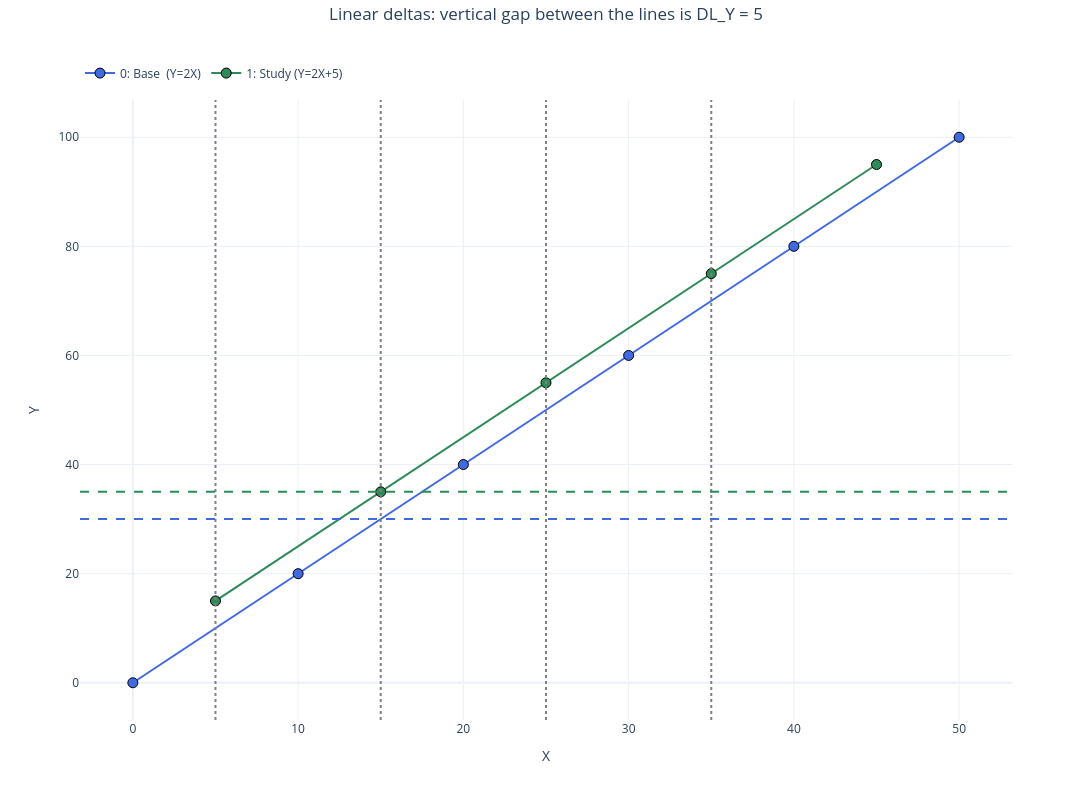

Notebook source saved alongside this figure:
### Markdown cell above
### Visualizing the linear deltas

With no `reg_order` set, `delta()` interpolates **piecewise-linearly** through the raw
points &mdash; so the connecting line you see between markers *is* the curve the deltas are
read from. We use `line()` to highlight the comparison:

- dashed **gray vertical** lines mark the four `x_ins` query points where deltas are taken;
- the dashed **horizontal** lines at `X = 15` sit on the base value (`30`) and study value
  (`35`), so the gap between them is exactly `DL_Y = 5` (constant here, since the lines are
  parallel).

### Code cell
# Plot only the base + study sets (skip the delta sets created above).
uc.line('all', 'clear')
uc.select([0, 1])
uc.color(0, 'royalblue'); uc.color(1, 'seagreen')
uc.marker('all', 'o'); uc.linestyle('all', '-')   # markers joined by the linear interpolation

for xv in x_query:                                  # where each delta is evaluated
    uc.line('X', xv, color='gray', linestyle=':')
uc.line('Y', 2 * 15,     color='royalblue', linestyle='--')   # base  Y(15) = 30
uc.line('Y', 2 * 15 + 5, color='seagreen',  linestyle='--')   # study Y(15) = 35  ->  gap = DL_Y = 5

fig = uc.plot('X', 'Y', suptitle='Linear deltas: vertical gap between the lines is DL_Y = 5')
uc.line('all', 'clear')   # reset decorations for later plots
fig

### Figure 1 — Plotly figure (JSON) as saved in the notebook; plotly's stock layout.template omitted (floating-point values rounded to 4 significant figures)
{"data": [{"hovertemplate": "<b><u>Set: 0</u></b><br><b>Base  (Y=2X)</b><br>X: %{x:.2f}<br>Y: %{y:.2f}<extra></extra>", "legendgroup": "group_0", "line": {"color": "royalblue", "dash": "solid", "width": 2}, "marker": {"color": "royalblue", "line": {"color": "black", "width": 1}, "opacity": 1, "size": 10, "symbol": "circle"}, "mode": "lines+markers", "name": "0: Base  (Y=2X)", "showlegend": true, "type": "scatter", "x": [0.0, 10.0, 20.0, 30.0, 40.0, 50.0], "xaxis": "x", "y": [0.0, 20.0, 40.0, 60.0, 80.0, 100.0], "yaxis": "y"}, {"hovertemplate": "<b><u>Set: 1</u></b><br><b>Study (Y=2X+5)</b><br>X: %{x:.2f}<br>Y: %{y:.2f}<extra></extra>", "legendgroup": "group_1", "line": {"color": "seagreen", "dash": "solid", "width": 2}, "marker": {"color": "seagreen", "line": {"color": "black", "width": 1}, "opacity": 1, "size": 10, "symbol": "circle"}, "mode": "lines+markers", "name": "1: Study (Y=2X+5)", "showlegend": true, "type": "scatter", "x": [5.0, 15.0, 25.0, 35.0, 45.0], "xaxis": "x", "y": [15.0, 35.0, 55.0, 75.0, 95.0], "yaxis": "y"}], "layout": {"height": 800, "legend": {"orientation": "h", "x": 0, "xanchor": "left", "y": 1.02, "yanchor": "bottom"}, "margin": {"r": 80, "t": 100}, "shapes": [{"line": {"color": "gray", "dash": "dot"}, "type": "line", "x0": 5, "x1": 5, "xref": "x", "y0": 0, "y1": 1, "yref": "y domain"}, {"line": {"color": "gray", "dash": "dot"}, "type": "line", "x0": 15, "x1": 15, "xref": "x", "y0": 0, "y1": 1, "yref": "y domain"}, {"line": {"color": "gray", "dash": "dot"}, "type": "line", "x0": 25, "x1": 25, "xref": "x", "y0": 0, "y1": 1, "yref": "y domain"}, {"line": {"color": "gray", "dash": "dot"}, "type": "line", "x0": 35, "x1": 35, "xref": "x", "y0": 0, "y1": 1, "yref": "y domain"}, {"line": {"color": "royalblue", "dash": "dash"}, "type": "line", "x0": 0, "x1": 1, "xref": "x domain", "y0": 30, "y1": 30, "yref": "y"}, {"line": {"color": "seagreen", "dash": "dash"}, "type": "line", "x0": 0, "x1": 1, "xref": "x domain", "y0": 35, "y1": 35, "yref": "y"}], "showlegend": true, "title": {"text": "Linear deltas: vertical gap between the lines is DL_Y = 5", "x": 0.5, "xanchor": "center", "y": 0.99, "yanchor": "top", "yref": "container"}, "width": 1200, "xaxis": {"anchor": "y", "domain": [0, 1], "title": {"standoff": 15, "text": "X"}}, "yaxis": {"anchor": "x", "domain": [0, 1], "title": {"standoff": 15, "text": "Y"}}}}
